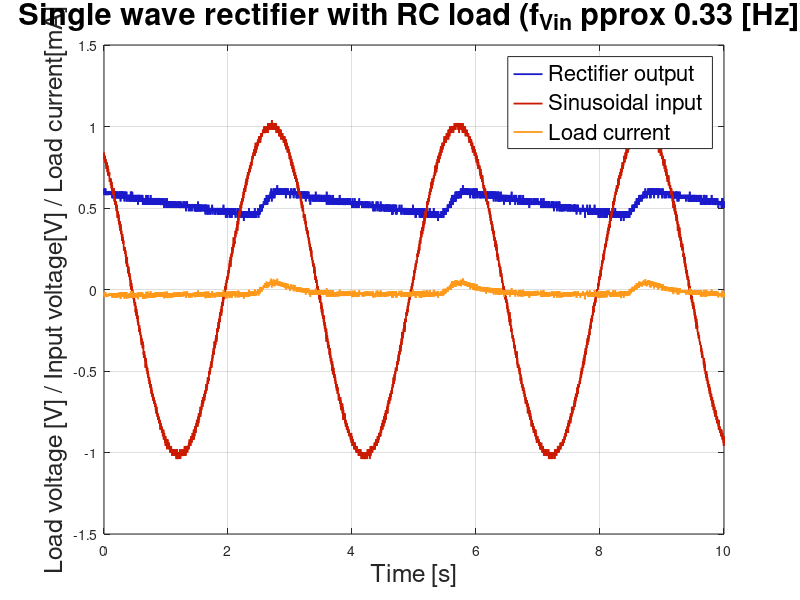

MATLAB code for this plot:
clear all;
close all;
clc;
%% Loading data
data_1 = dlmread('data_1.csv',';');
%% Time
delta = 0.001;
t = delta*length(data_1(:,1));
time = linspace(0,t,length(data_1(:,1)));

%% Single wave rectifier
figure;
plot(time,data_1(:,1),'-','LineWidth',1.3,'Color',[.1 .1 .8]); 
hold on; grid on;
plot(time,data_1(:,2),'-','LineWidth',1.3,'Color',[.8 .1 0]); 
title("Single wave rectifier with RC load (f_{Vin} \approx 0.33 [Hz])",'fontsize',22);

% "Dirty derivative" algorithm for calculating the derivative
v = data_1(:,1);
l = length(v)-2;
l2 = length(v);
y = zeros(l2,1);
tau = 0.9/(2*pi/3);

for i = 0:l
    y(i+2) = ((y(i+1)*tau)+v(i+2)-v(i+1))/(tau+delta);
end
curr = -2.7*1000.*(-(y.*(109*10^(-6))) + (v./(97.8*10^3)));
hold on;
plot(time,curr,'-','LineWidth',1.3,'Color',[1 .6 .1]);

xlabel("Time [s]",'fontsize',18); 
ylabel("Load voltage [V] / Input voltage[V] / Load current[mA]",'fontsize',18);
legend({"Rectifier output","Sinusoidal input","Load current"},'FontSize',16);

% % power factor
% kp = (0.33*(v'*(curr/(2.7*1000))))/(rms(curr/(2.7*1000))*rms(v))
% % total armonic distorsion
% THD = thd(data_1(:,2))
% 
% prod = 0;
% a = curr/(2.7*1000);
% ten = data_1(:,2);
% for i=1:length(ten)
%     prod = prod + (ten(i)*a(i));
% end
% 
% kp1 = (1/10000)*prod / (rms(prod)*rms(a))
